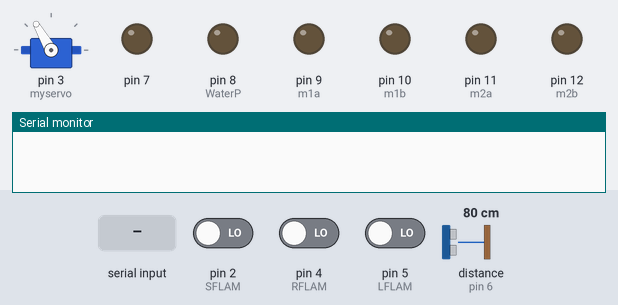
A sketch run on a simulated Arduino Uno, built with avr-gcc and run on an emulated ATmega328P. On the bench: servo, output pins drawn as LEDs (lit = HIGH), the last lines printed to the serial monitor. Inputs (shaded band) come from the test bench; at power-on: pin 2 (SFLAM) LOW, pin 4 (RFLAM) LOW, pin 5 (LFLAM) LOW, distance to the obstacle (sensor on pin 6) 80 cm. The echo pulse lasts 58.3 µs per cm.

Above: at 1.7 s.
1.8 s: pin 2 (SFLAM) driven HIGH
At 2.0 s:
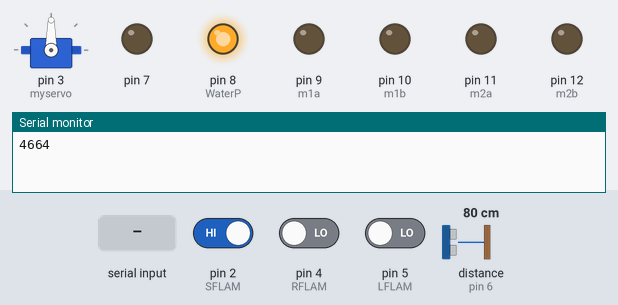
4.8 s: pin 2 (SFLAM) driven LOW
At 5.3 s:
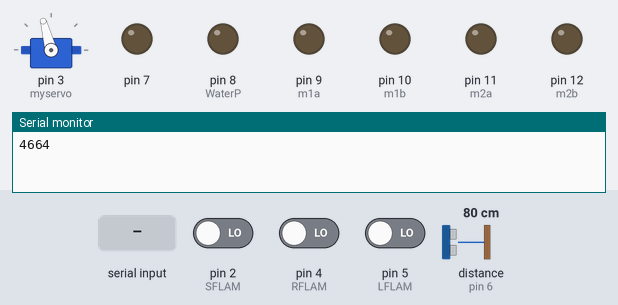
6.3 s: "F" received over Serial
At 7.5 s:
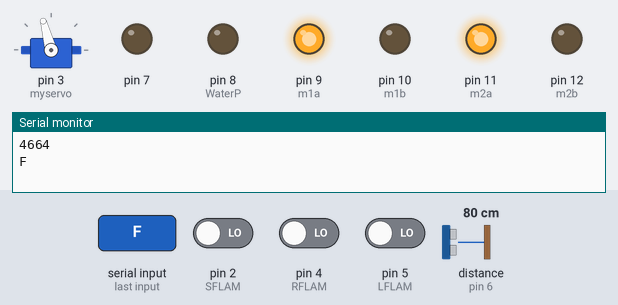
7.8 s: "B" received over Serial
At 8.8 s:
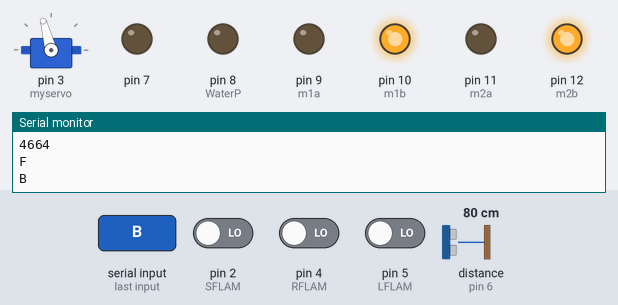
9.3 s: pin 4 (RFLAM) driven HIGH
At 9.9 s:
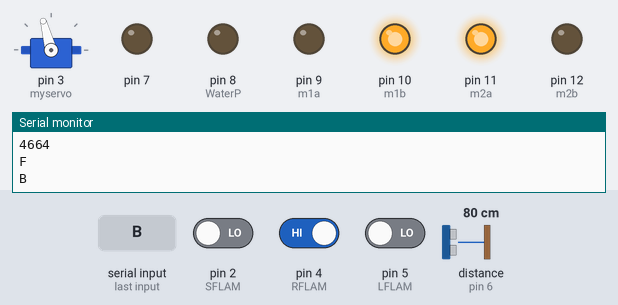
10.8 s: pin 5 (LFLAM) driven HIGH
At 11.3 s:
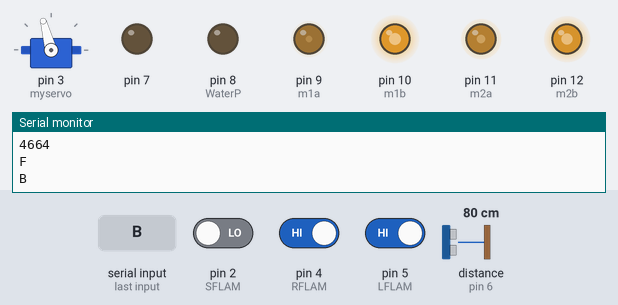
Timing chart, 0 to 13.3 s (numbered marks = the images above; inputs shaded):
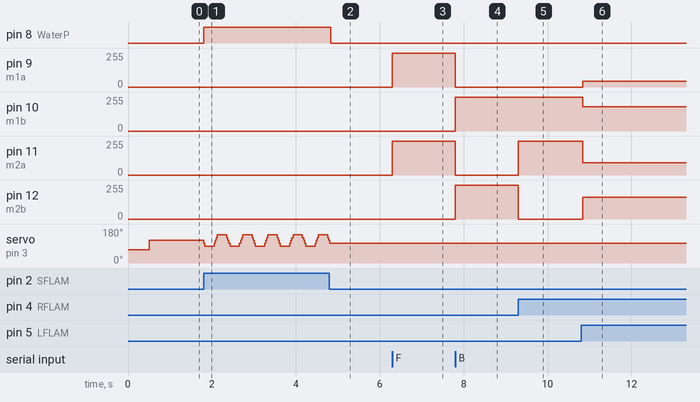

The sketch:

main.ino
```cpp
#include <Servo.h>
#include <Wire.h>
Servo myservo;
int m1a = 9;
int m1b = 10;
int m2a = 11;
int m2b = 12;
int WaterP=8;
int t=0;
int dis=0;
// blue1 pin L - grey pin C
// green pin R - brown,white and blue2 5v
// red ,black and violet ground


int pos = 120;    // variable to store the servo position

int LFLAM=5;
int SFLAM=2;
int RFLAM=4;

int b;
char val;

void setup()
{
  pinMode(WaterP,OUTPUT);
  pinMode(7,OUTPUT);
  pinMode(6,INPUT);
  pinMode(LFLAM,INPUT);
  pinMode(SFLAM,INPUT);
  pinMode(RFLAM,INPUT);
  pinMode(m1a, OUTPUT);  // Digital pin 09 set as output Pin
  pinMode(m1b, OUTPUT);  // Digital pin 10 set as output Pin
  pinMode(m2a, OUTPUT);  // Digital pin 11 set as output Pin
  pinMode(m2b, OUTPUT);  // Digital pin 12 set as output Pin
  Serial.begin(9600);
  myservo.attach(3);
  myservo.write(pos);
  myservo.write(70);
  delay(500);
  myservo.write(160);
  myservo.write(pos);
}

void loop()
{
 if(digitalRead(LFLAM) == HIGH ||digitalRead(RFLAM) == HIGH || digitalRead(SFLAM) == HIGH )
  {
      int l=0;
      if(digitalRead(RFLAM) == HIGH)
      {
        bool b1=0,b2=0,b3=0;
       if(digitalRead(SFLAM) == HIGH) b1=1;
           if(digitalRead(SFLAM) == HIGH) b2=1;
           if(digitalRead(SFLAM) == HIGH) b3=1;
        while(b1 == 0 && b2 == 0 && b3==0)
        {
           b1=0,b2=0,b3=0;
          if(digitalRead(SFLAM) == HIGH) b1=1;
           if(digitalRead(SFLAM) == HIGH) b2=1;
           if(digitalRead(SFLAM) == HIGH) b3=1;
          digitalWrite(m1b, HIGH);
          digitalWrite(m2a, HIGH);
          digitalWrite(m2b, LOW);
          digitalWrite(m1a, LOW);
          if(digitalRead(LFLAM) == HIGH) break;
        }
      }
      l=0;
      if(digitalRead(LFLAM) == HIGH)
      {
        bool b1=0,b2=0,b3=0;
       if(digitalRead(SFLAM) == HIGH) b1=1;
           if(digitalRead(SFLAM) == HIGH) b2=1;
           if(digitalRead(SFLAM) == HIGH) b3=1;
        while(b1 == 0 && b2 == 0 && b3==0)
        {
          b1=0,b2=0,b3=0;
          if(digitalRead(SFLAM) == HIGH) b1=1;
           if(digitalRead(SFLAM) == HIGH) b2=1;
           if(digitalRead(SFLAM) == HIGH) b3=1;
          digitalWrite(m1b, LOW);
          digitalWrite(m2a, LOW);
          digitalWrite(m2b, HIGH);
          digitalWrite(m1a, HIGH);
          if(digitalRead(RFLAM) == HIGH) break;
        }
      }
      if(digitalRead(SFLAM) == HIGH)
      {
      digitalWrite(m1b, LOW);
      digitalWrite(m2a, LOW);
      digitalWrite(m2b, LOW);
      digitalWrite(m1a, LOW);
      digitalWrite(7,LOW);
      delay(0.005);
      digitalWrite(7,HIGH);
      delay(0.01);
      digitalWrite(7,LOW);
      t = pulseIn(6,HIGH);
      Serial.println(t);
      int A=t/57;
      while(A > 22 && b > 22)
      {
        digitalWrite(m1a, HIGH);
        digitalWrite(m2a, HIGH);
        digitalWrite(m1b, LOW);
        digitalWrite(m2b, LOW);
        digitalWrite(7,LOW);
        delay(0.005);
        digitalWrite(7,HIGH);
        delay(0.01);
        digitalWrite(7,LOW);
        t = pulseIn(6,HIGH);
        Serial.println(t);
        A=t/57;
        digitalWrite(7,LOW);
        delay(0.005);
        digitalWrite(7,HIGH);
        delay(0.01);
        digitalWrite(7,LOW);
        t = pulseIn(6,HIGH);
        Serial.println(t);
        b=t/57;
      }

      digitalWrite(m1a, LOW);
      digitalWrite(m2a, LOW);
      digitalWrite(m1b, LOW);
      digitalWrite(m2b, LOW);
      int y=-1;
      digitalWrite(WaterP,1);
      int count=10;
     while(true)
      {
        pos+=15*y;
        myservo.write(pos);
        delay(10);
        bool b1=false,b2=false,b3=false,b4=false;
        if(digitalRead(SFLAM) == LOW)  b1=1;
        delay(5);
        if(digitalRead(SFLAM) == LOW)  b2=1;
        delay(5);
        if(digitalRead(SFLAM) == LOW)  b3=1;
        delay(5);
        if(digitalRead(SFLAM) == LOW)  b4=1;
        if(b1 && b2 && b3 && b4) break;
        if(pos <= 95 || pos>=145)
        {
        delay(200);
        y=-y;
        }
      }
      digitalWrite(WaterP,0);
      }
  }
  while (Serial.available() > 0)
  {
   val = Serial.read();
   Serial.println(val);
  }

  if( val == 'F') // Forward
    {
      digitalWrite(m1a, HIGH);
      digitalWrite(m1b, LOW);
      digitalWrite(m2a, HIGH);
      digitalWrite(m2b, LOW);
    }
  else if(val == 'B') // Backward
    {
      digitalWrite(m1a, LOW);
      digitalWrite(m1b, HIGH);
      digitalWrite(m2a, LOW);
      digitalWrite(m2b, HIGH);
    }

    else if(val == 'R') //Left
    {
     digitalWrite(m1a, LOW);
     digitalWrite(m1b, HIGH);
     digitalWrite(m2a, HIGH);
     digitalWrite(m2b, LOW);
    }
    else if(val == 'L') //Right
    {
     digitalWrite(m1a, HIGH);
     digitalWrite(m1b, LOW);
     digitalWrite(m2a, LOW);
     digitalWrite(m2b, HIGH);
    }

  else if(val == 'FORWARD') //Stop
    {
     digitalWrite(m1a, HIGH);
     digitalWrite(m1b, LOW);
     digitalWrite(m2a, HIGH);
     digitalWrite(m2b, LOW);
    }
  else if(val == 'S') //Forward Right
    {
     digitalWrite(m1a, LOW);
     digitalWrite(m1b, LOW);
     digitalWrite(m2a, LOW);
     digitalWrite(m2b, LOW);
    }
  else if(val == 'BACK') //Backward Right
    {
     digitalWrite(m1a, LOW);
     digitalWrite(m1b, HIGH);
     digitalWrite(m2a, LOW);
     digitalWrite(m2b, HIGH);
    }
   else if(val == 'G') //Forward Left
    {
     digitalWrite(m1a, LOW);
     digitalWrite(m1b, LOW);
     digitalWrite(m2a, HIGH);
     digitalWrite(m2b, LOW);
    }
  else if(val == 'H') //Backward Left
    {
     digitalWrite(m1a, LOW);
     digitalWrite(m1b, LOW);
     digitalWrite(m2a, LOW);
     digitalWrite(m2b, HIGH);
    }
}
```

Measured:
- after the input at 1.8 s, pin 8 (WaterP): LOW → HIGH at once; servo on pin 3 (myservo): 120° → 105° at once, then repeats every 0.60 s: 90° 0.23 s, 105° 0.03 s, 120° 0.03 s, 135° 0.03 s, 150° 0.23 s, 135° 0.03 s, 120° 0.03 s, 105° 0.03 s
- after the input at 4.8 s, pin 8 (WaterP): HIGH → LOW at once; servo on pin 3 (myservo): goes on until 4.8 s, then stays 105°
- after the input at 6.3 s, pin 9 (m1a), pin 11 (m2a): 0/255 → 255/255 at once
- after the input at 7.8 s, pin 9 (m1a), pin 11 (m2a): 255/255 → 0/255 at once; pin 10 (m1b), pin 12 (m2b): 0/255 → 255/255 at once
- after the input at 9.3 s, pin 11 (m2a): 0/255 → 255/255 at once; pin 12 (m2b): 255/255 → 0/255 at once
- after the input at 10.8 s, pin 9 (m1a): 0/255 → 43/255 at once; pin 10 (m1b): 255/255 → 181/255 at once; pin 11 (m2a): 255/255 → 91/255 at once; pin 12 (m2b): 0/255 → 164/255 at once
